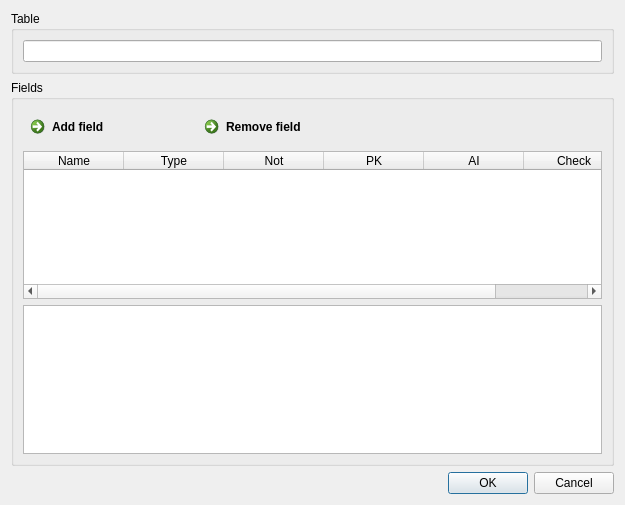
<?xml version="1.0" encoding="UTF-8"?>
<ui version="4.0">
 <class>Dialog</class>
 <widget class="QDialog" name="Dialog">
  <property name="geometry">
   <rect>
    <x>0</x>
    <y>0</y>
    <width>625</width>
    <height>505</height>
   </rect>
  </property>
  <property name="windowTitle">
   <string>Modify Table</string>
  </property>
  <layout class="QGridLayout" name="gridLayout_2">
   <item row="3" column="0">
    <widget class="QDialogButtonBox" name="buttonBox">
     <property name="standardButtons">
      <set>QDialogButtonBox::Cancel|QDialogButtonBox::Ok</set>
     </property>
    </widget>
   </item>
   <item row="0" column="0">
    <layout class="QGridLayout" name="gridLayout">
     <item row="0" column="0">
      <widget class="QGroupBox" name="groupBox">
       <property name="maximumSize">
        <size>
         <width>16777215</width>
         <height>1000</height>
        </size>
       </property>
       <property name="title">
        <string>Table</string>
       </property>
       <layout class="QVBoxLayout" name="verticalLayout_2">
        <item>
         <layout class="QGridLayout" name="gridLayout_3">
          <item row="0" column="0">
           <widget class="QLineEdit" name="lineEdit"/>
          </item>
         </layout>
        </item>
       </layout>
      </widget>
     </item>
     <item row="1" column="0">
      <widget class="QGroupBox" name="groupBox_2">
       <property name="title">
        <string>Fields</string>
       </property>
       <layout class="QGridLayout" name="gridLayout_5">
        <item row="1" column="0">
         <widget class="QTableWidget" name="tableWidget">
          <property name="selectionMode">
           <enum>QAbstractItemView::SingleSelection</enum>
          </property>
          <property name="selectionBehavior">
           <enum>QAbstractItemView::SelectRows</enum>
          </property>
          <attribute name="horizontalHeaderStretchLastSection">
           <bool>true</bool>
          </attribute>
          <attribute name="verticalHeaderVisible">
           <bool>false</bool>
          </attribute>
          <attribute name="verticalHeaderStretchLastSection">
           <bool>false</bool>
          </attribute>
          <column>
           <property name="text">
            <string>Name</string>
           </property>
          </column>
          <column>
           <property name="text">
            <string>Type</string>
           </property>
          </column>
          <column>
           <property name="text">
            <string>Not</string>
           </property>
          </column>
          <column>
           <property name="text">
            <string>PK</string>
           </property>
          </column>
          <column>
           <property name="text">
            <string>AI</string>
           </property>
          </column>
          <column>
           <property name="text">
            <string>Check</string>
           </property>
          </column>
         </widget>
        </item>
        <item row="0" column="0">
         <layout class="QGridLayout" name="gridLayout_4">
          <item row="0" column="0">
           <widget class="QCommandLinkButton" name="commandLinkButton">
            <property name="text">
             <string>Add field</string>
            </property>
           </widget>
          </item>
          <item row="0" column="1">
           <widget class="QCommandLinkButton" name="commandLinkButton_2">
            <property name="text">
             <string>Remove field</string>
            </property>
           </widget>
          </item>
          <item row="0" column="2">
           <spacer name="horizontalSpacer">
            <property name="orientation">
             <enum>Qt::Horizontal</enum>
            </property>
            <property name="sizeHint" stdset="0">
             <size>
              <width>40</width>
              <height>20</height>
             </size>
            </property>
           </spacer>
          </item>
         </layout>
        </item>
        <item row="2" column="0">
         <widget class="QTextEdit" name="textEdit">
          <property name="readOnly">
           <bool>true</bool>
          </property>
         </widget>
        </item>
       </layout>
      </widget>
     </item>
    </layout>
   </item>
  </layout>
 </widget>
 <resources/>
 <connections/>
</ui>
